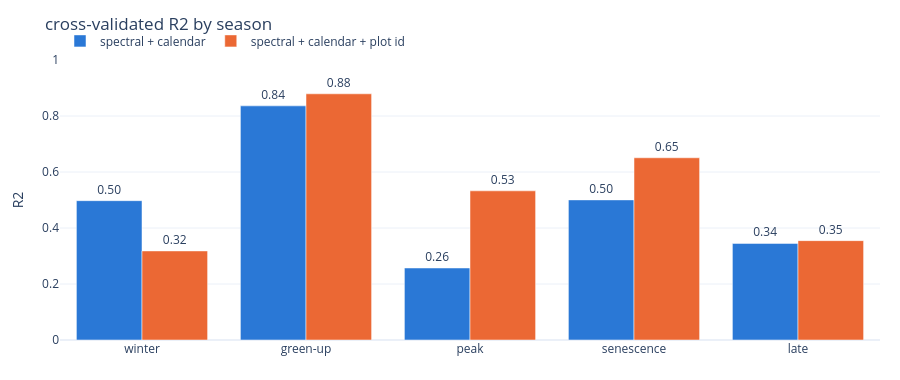

The notebook cell this image was saved under:
### Markdown cell above
## Where the skill lives

The pooled number hides the failure mode. Indices saturate once the canopy closes, and at
peak season the ground barely varies, so the spectral model has little to work with.
Plot identity partly covers for it — which means peak-season skill is mostly the plot's
own average rather than anything the satellite saw that week.

### Code cell
order = ["winter", "green-up", "peak", "senescence", "late"]
fig = go.Figure()
for feats, colour in [("spectral + calendar", "#2a78d6"), (s8model.CHOSEN, "#eb6834")]:
    s = seasons[seasons.features == feats].set_index("season").loc[order]
    fig.add_bar(x=order, y=s.r2, name=feats, marker_color=colour,
                text=[f"{v:.2f}" for v in s.r2], textposition="outside")
fig.update_layout(template="plotly_white", height=380, barmode="group",
                  margin=dict(l=60, r=20, t=60, b=40),
                  title="cross-validated R2 by season",
                  yaxis_title="R2", yaxis_range=[0, 1],
                  legend=dict(orientation="h", y=1.12, x=0))
fig.show()

### Figure 1 — Plotly figure (JSON) as saved in the notebook; plotly's stock layout.template omitted (floating-point values rounded to 4 significant figures)
{"data": [{"marker": {"color": "#2a78d6"}, "name": "spectral + calendar", "text": ["0.50", "0.84", "0.26", "0.50", "0.34"], "textposition": "outside", "type": "bar", "x": ["winter", "green-up", "peak", "senescence", "late"], "y": [0.4976, 0.8362, 0.2572, 0.5004, 0.345]}, {"marker": {"color": "#eb6834"}, "name": "spectral + calendar + plot id", "text": ["0.32", "0.88", "0.53", "0.65", "0.35"], "textposition": "outside", "type": "bar", "x": ["winter", "green-up", "peak", "senescence", "late"], "y": [0.3181, 0.8793, 0.5327, 0.6508, 0.3549]}], "layout": {"barmode": "group", "height": 380, "legend": {"orientation": "h", "x": 0, "y": 1.12}, "margin": {"b": 40, "l": 60, "r": 20, "t": 60}, "title": {"text": "cross-validated R2 by season"}, "yaxis": {"range": [0, 1], "title": {"text": "R2"}}}}
